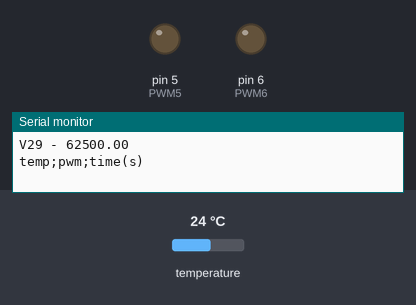
Recording of a sketch running on a simulated Arduino Uno, built with avr-gcc and run on an emulated ATmega328P. Parts: output pins drawn as LEDs (lit = HIGH), the last lines printed to the serial monitor. The test bench sets the inputs (shaded band); at power-on: temperature 24 °C.

Above: at 0.1 s.
At 0.8 s:
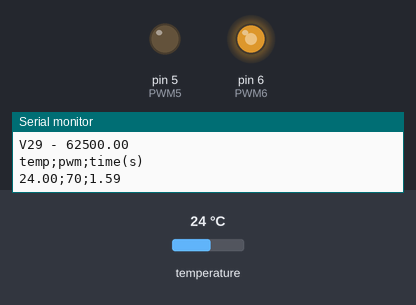
Timing chart, 0 to 2.3 s (numbered marks = the images above):
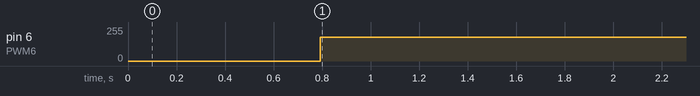

Measured:
- by itself, pin 6 (PWM6): 0/255 → 178/255 at 0.79 s

The sketch:

ponth_TempAgua.ino
```cpp
#define PWM5                      5    //Pino do arduino que será ligado o BTS7960
#define PWM6                      6    //Pino do arduino que será ligado o BTS7960
#define DHTPIN                    10 //PINO DIGITAL UTILIZADO PELO DHT22

#include <OneWire.h>
#include <DallasTemperature.h>
OneWire pino(DHTPIN);
DallasTemperature barramento(&pino);
DeviceAddress sensor;
int PWM = 70;
int i = 0;


void setup()
{
    //Configura os pinos de saída
    pinMode(PWM5, OUTPUT);
    pinMode(PWM6, OUTPUT);
    setPwmFrequency(PWM6, 1);//64
    Serial.begin(9600);
    barramento.begin();
    barramento.getAddress(sensor, 0);

    Serial.print("V29 - ");
    Serial.println(getFreq());
    Serial.println("temp;pwm;time(s)");

}

void loop()
{
    barramento.requestTemperatures();
    float temp = barramento.getTempC(sensor);
    float time_s = ((millis()/1000.0)*2*(980/getFreq()));///62500HZ->36.98
    //7812,5HZ -> 10
    //980/fp/div

    digitalWrite(PWM5, LOW);//3 - 2 u menos
    //PWM = 0;
    analogWrite(PWM6, PWM*255.0/100);

    if(time_s > i && !isnan(temp)){
      Serial.print(temp);
      Serial.print(";");
      Serial.print(PWM);
      Serial.print(";");
//      Serial.print(i);
//      Serial.print("==");
      Serial.println(time_s);
      i =  i+1;
    }

}
```

setPwmFrequency.ino
```cpp
float freq;
void setPwmFrequency(int pin, int divisor) {
  byte mode;
  if(pin == 5 || pin == 6 || pin == 9 || pin == 10) {
    switch(divisor) {
      case 1: mode = 0x01; break;
      case 8: mode = 0x02; break;
      case 64: mode = 0x03; break;
      case 256: mode = 0x04; break;
      case 1024: mode = 0x05; break;
      default: return;
    }
    if(pin == 5 || pin == 6) {
      freq = 62500/divisor;
      TCCR0B = TCCR0B & 0b11111000 | mode;
    } else {
      freq = 31250/divisor;
      TCCR1B = TCCR1B & 0b11111000 | mode;
    }
  } else if(pin == 3 || pin == 11) {
    switch(divisor) {
      case 1: mode = 0x01; break;
      case 8: mode = 0x02; break;
      case 32: mode = 0x03; break;
      case 64: mode = 0x04; break;
      case 128: mode = 0x05; break;
      case 256: mode = 0x06; break;
      case 1024: mode = 0x07; break;
      default: return;
    }
    TCCR2B = TCCR2B & 0b11111000 | mode;
  }
}
float getFreq(){
  return freq;
}
```
